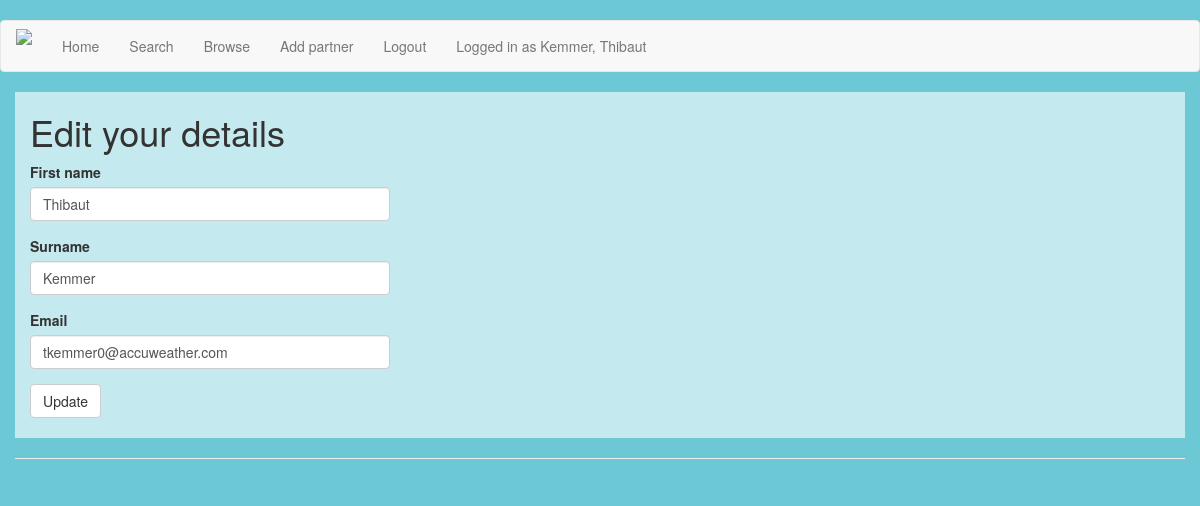
The app's page /edituser/ (signed in) with its own data.
### app/models.py (models this page shows, shortened)
class User(UserMixin, db.Model):
	id = db.Column(db.Integer, primary_key=True)
	userid = db.Column(db.String(64), index=True, unique=True)
	fname = db.Column(db.String(64), index=True)
	sname = db.Column(db.String(64), index=True)
	email = db.Column(db.String(120), index=True, unique=True)
	role = db.Column(db.String)
	passwordhash = db.Column(db.String(128))
	collabs = db.relationship('Partner', backref='col_owner', lazy='dynamic')
	reports = db.relationship('Report', backref='report_author', lazy='dynamic')
	def is_admin(self):
		if self.role == 'Admin':
			return True
		else:
			return False
	@login.user_loader
	def load_user(id):
		return User.query.get(int(id))

### app/routes.py (the view, shortened to what this page needs)
@app.route('/edituser/', methods=['GET', 'POST'])
@login_required
def edituser():
	user = current_user
	form = EditUserDetailsForm()
	form.fname.data = user.fname
	form.sname.data = user.sname
	form.email.data = user.email
	return render_template('edituser.html', form=form)

### app/forms.py
class EditUserDetailsForm(FlaskForm):
	fname = StringField('First name', validators=[DataRequired()])
	sname = StringField('Surname', validators=[DataRequired()])
	email = StringField('Email', validators=[DataRequired(), Email()])
	submit = SubmitField('Update')

### app/templates/edituser.html (shortened to what this page needs)
{% extends "base.html" %}
{% block app_content %}
	<head>
	</head>
	<div class="container-fluid" id="searchbar">
		<h1>Edit your details</h1>
    		<div class="row">
        		<div class="col-md-4">
            		{{ wtf.quick_form(form) }}
        		</div>
    		</div>
    	</div>
	<hr>
{% endblock %}

### app/templates/base.html (shortened to what this page needs)
{% extends 'bootstrap/base.html' %}
{% import 'bootstrap/wtf.html' as wtf %}
{% block navbar %}
	<nav class="navbar navbar-default" id="navbardef">
		<div class="container-fluid">
            <div class="navbar-header">
                <a class="navbar-brand" rel="home" href="{{ url_for('index') }}" title="Home">
                <img style="max-width:100px; margin-top: -7px;"src="https://image.ibb.co/mCLfGy/logo.png">
                </a>
            </div>
            <div class="collapse navbar-collapse" id="bs-example-navbar-collapse-1">
                <ul class="nav navbar-nav">
                    <li><a href="{{ url_for('landing') }}">Home</a></li>
                <ul class="nav navbar-nav navbar-right">
                    {% if current_user.is_anonymous %}
                    <li><a href="{{ url_for('login') }}">Login</a></li>
                    {% else %}
                    <li><a href="{{ url_for('search') }}">Search</a></li>
                    <li><a href="{{ url_for('browsecountry') }}">Browse</a></li>
                    <li><a href="{{ url_for('newpartner') }}">Add partner</a></li>
                    <li><a href="{{ url_for('logout') }}">Logout</a></li>
                    <li><a href="{{ url_for('profile') }}">Logged in as {{ current_user.sname }}, {{ current_user.fname }}</a></li>
                    {% endif %}
                </ul>
            </div>
        </div>
	</nav>
{% endblock %}
{% block content %}
    <head>
    </head>
    <div class="container-fluid">
        {% block app_content %}{% endblock %}
    </div>
{% endblock %}

### app/templates/base.html (style rules this page uses)
body { background-color: #6dc8d5; height: 100%; background-size: cover; background-position: center; background-repeat: no-repeat; padding-top: 20px }

### app/templates/edituser.html (style rules this page uses)
#searchbar { background: rgba(255, 255, 255, 0.6); padding-bottom: 20px; }
body { height: 100%; background-position: center; background-repeat: no-repeat; background-size: cover; }

### records on screen
User: sname "Kemmer", fname "Thibaut", email "tkemmer0@accuweather.com"
